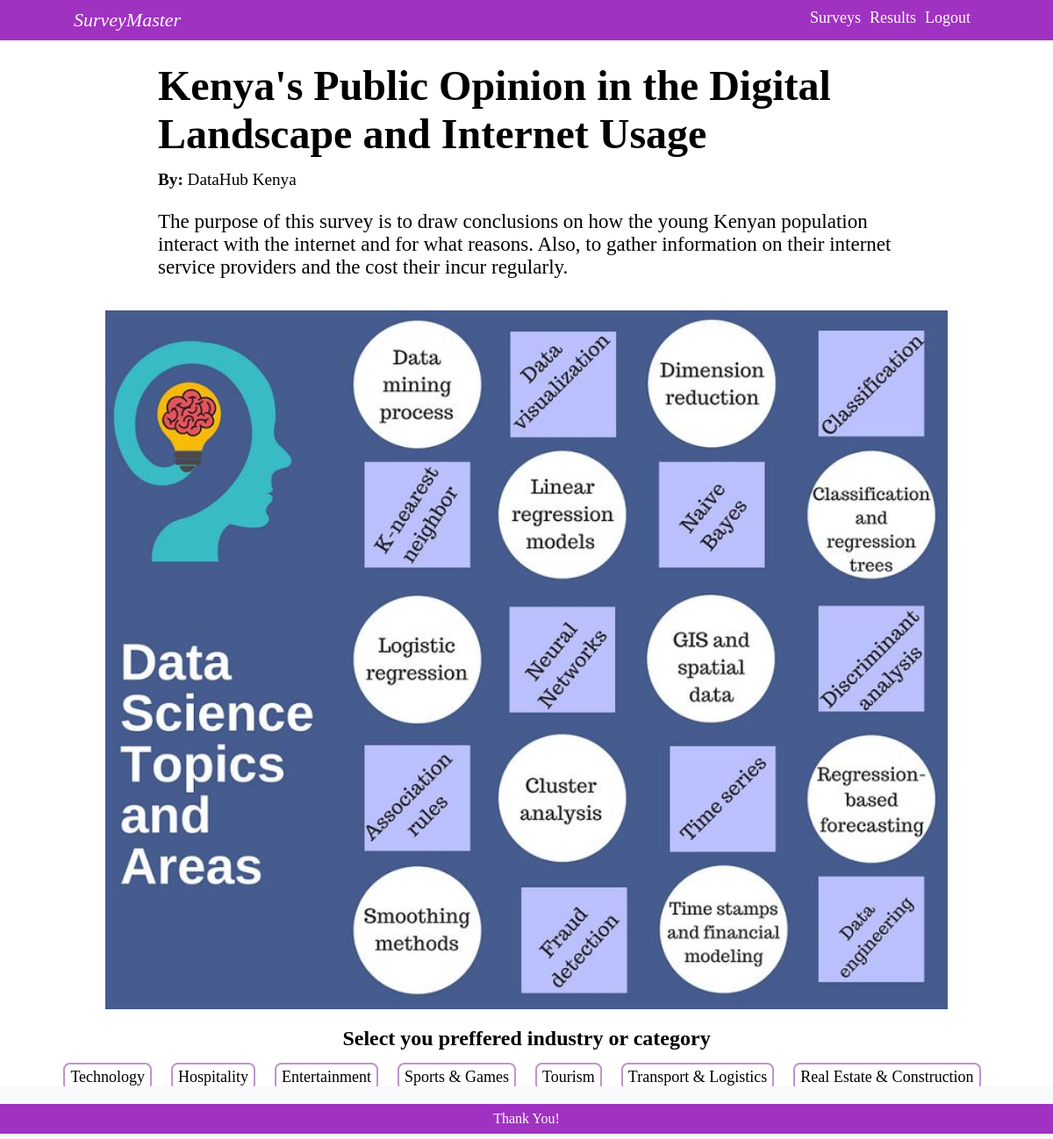
The app's page /survey/1 (signed in) with its own data.
### polls/models.py (models this page shows, shortened)
class Survey(models.Model):
    title = models.CharField(max_length=100)
    owner = models.CharField(max_length=50)
    purpose = models.TextField()

### polls/views.py (the view)
# urls.py: path('survey/<str:pk>', views.survey, name='survey'),
@login_required
def survey(request, pk):
    survey = models.Survey.objects.get(id=pk)
    context = {
        'survey': survey
    }
    return render(request, 'polls/survey.html', context)

### polls/templates/polls/survey.html (shortened to what this page needs)
{% extends 'polls/base.html' %}
{% load static %}
{% block landing %}
<section id="survey">
    <div class="survey-landing">
        <h1>{{ survey.title }}</h1>
        <p id="owner"><b>By: </b>{{ survey.owner }}</p>
        <p id="purpose">{{ survey.purpose }}</p>
    </div>
    <div id="survey-img">
        <img src="{% static 'images/ds.jfif' %}" alt="No Img">
    </div>
</section>
{% endblock landing %}

### static/css/main.css (style rules this page uses)
* { margin: 0%; padding: 0%; }
body { margin: 0; min-height: 100vh; position: relative; padding-bottom: 60px; }
main h1 { font-size: 48px; }
#survey { height: 100%; }
.survey-landing { width: 70%; margin:24px auto 3%; }
#owner { font-size: larger; margin: 14px 0% 24px; }
#purpose { font-size: 23px; }
#survey-img { display: flex; width: 100%; }
#survey-img img { width: 80%; margin: auto; }

### records on screen
Survey: title "Kenya's Public Opinion in the Digital Landscape and Internet Usage", owner "DataHub Kenya", purpose "The purpose of this survey is to draw conclusions on how the young Kenyan population interact with the internet and for what reasons. Also, to gather information on their internet service providers and the cost their incur regularly."
